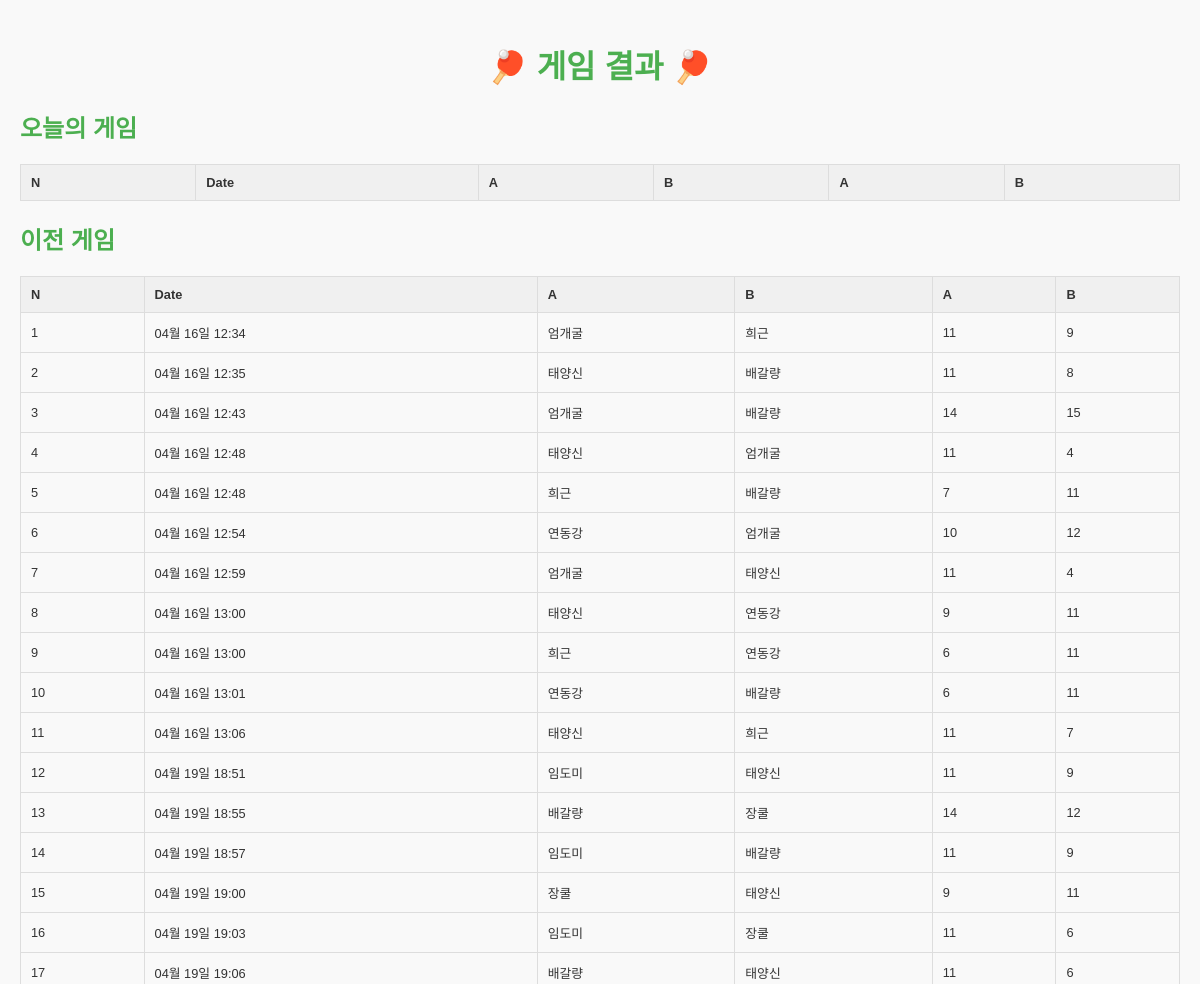
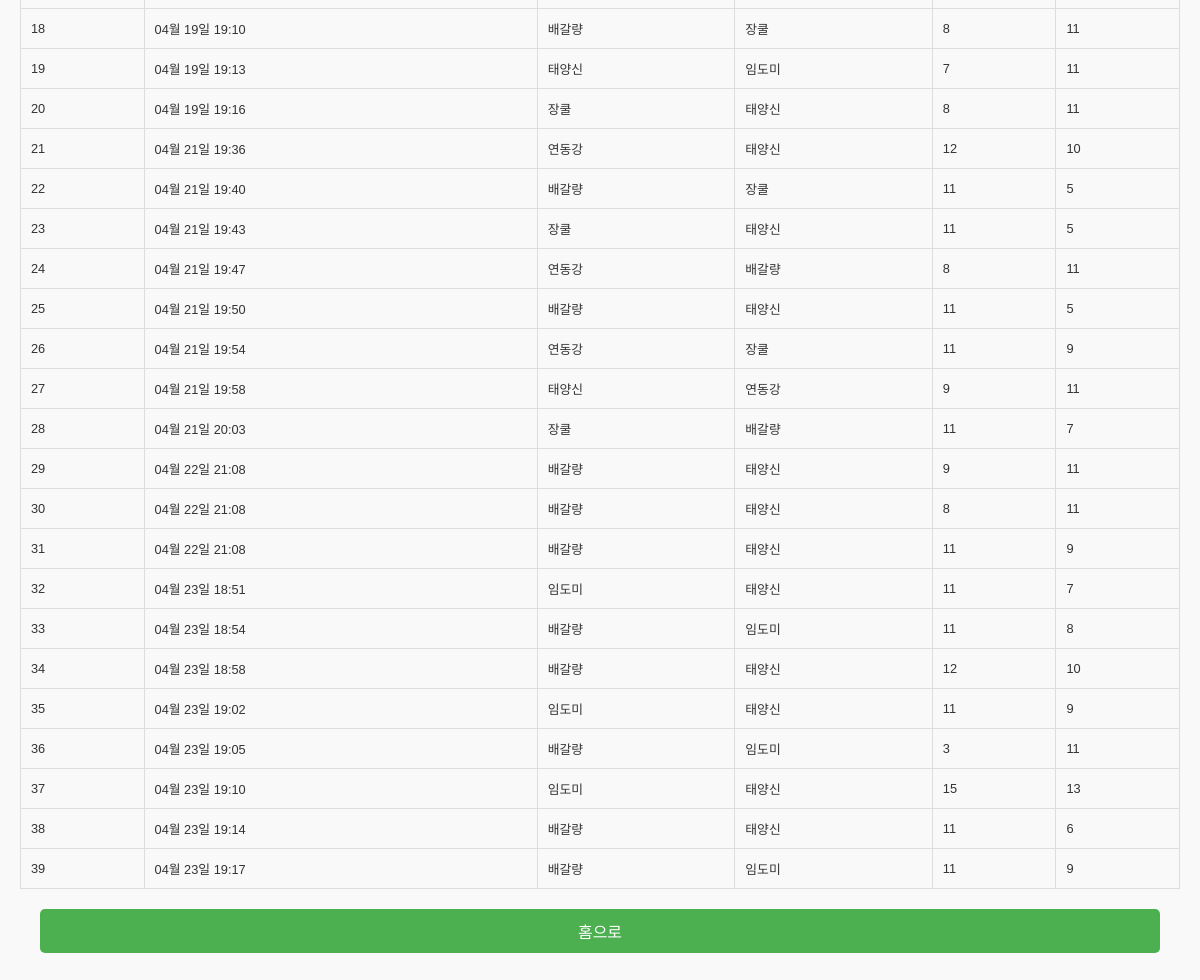
The app's page /resultlist with its own data (2 pictures, top to bottom).
### myapp/models.py (models this page shows, shortened)
class GameResult(models.Model):
    game_number = models.AutoField(primary_key=True)
    datetime = models.DateTimeField()
    player_a = models.ForeignKey(User, on_delete=models.CASCADE, related_name='games_as_player_a')
    player_b = models.ForeignKey(User, on_delete=models.CASCADE, related_name='games_as_player_b')
    score_a = models.IntegerField()
    score_b = models.IntegerField()

class User(models.Model):
    name = models.CharField(max_length=5)
    wins = models.IntegerField(default=0)
    draws = models.IntegerField(default=0)
    losses = models.IntegerField(default=0)

### myapp/views.py (the view)
# urls.py: path('resultlist', views.resultlist, name='resultlist'),
def resultlist(request):
    today = timezone.localtime(timezone.now()).date()
    todays_games = GameResult.objects.filter(datetime__date=today)
    past_games = GameResult.objects.filter(datetime__date__lt=today)
    return render(request, 'resultlist.html', {'todays_games':todays_games, 'past_games':past_games})

### myapp/templates/resultlist.html (shortened to what this page needs)
{% load static %}
<!DOCTYPE html>
<html lang="en">
  <head>
    <link rel="stylesheet" href="{% static 'myapp/css/resultlist.css' %}" />
  </head>
  <body>
    <header>
      <h1>🏓 게임 결과 🏓</h1>
    </header>
    <section>
      <h2>오늘의 게임</h2>
      <table border="1">
        <tr>
          <th>N</th>
          <th>Date</th>
          <th>A</th>
          <th>B</th>
          <th>A</th>
          <th>B</th>
        </tr>
      </table>
    </section>
    <section>
      <h2>이전 게임</h2>
      <table border="1">
        <tr>
          <th>N</th>
          <th>Date</th>
          <th>A</th>
          <th>B</th>
          <th>A</th>
          <th>B</th>
        </tr>
        {% for result in past_games %}
        <tr>
          <td>{{ forloop.counter }}</td>
          <td>{{ result.datetime|date:"m월 d일 H:i" }}</td>
          <td>{{ result.player_a.name }}</td>
          <td>{{ result.player_b.name }}</td>
          <td>{{ result.score_a }}</td>
          <td>{{ result.score_b }}</td>
        </tr>
        {% endfor %}
      </table>
    </section>
    <a href="{% url 'home' %}">홈으로</a>
  </body>
</html>

### myapp/static/myapp/css/resultlist.css (style rules this page uses)
body { font-family: "Arial", sans-serif; background-color: #f9f9f9; color: #333; margin: 0; padding: 20px; }
header h1 { text-align: center; color: #4caf50; animation: shake 0.5s infinite; }
section h2 { margin-top: 20px; color: #4caf50; }
table { width: 100%; border-collapse: collapse; margin: 20px 0; font-size: 0.8rem; }
th, td { border: 1px solid #ddd; padding: 10px; text-align: left; }
th { background-color: #f0f0f0; }
a { display: block; text-align: center; margin: 20px; background-color: #4caf50; color: white; padding: 10px; text-decoration: none; border-radius: 5px; }

### records on screen
GameResult: datetime "04월 16일 12:34", player_a.name "엄개굴", player_b.name "희근", score_a "11", score_b "9"
GameResult: datetime "04월 16일 12:35", player_a.name "태양신", player_b.name "배갈량", score_a "11", score_b "8"
GameResult: datetime "04월 16일 12:43", player_a.name "엄개굴", player_b.name "배갈량", score_a "14", score_b "15"
GameResult: datetime "04월 16일 12:48", player_a.name "태양신", player_b.name "엄개굴", score_a "11", score_b "4"
GameResult: datetime "04월 16일 12:48", player_a.name "희근", player_b.name "배갈량", score_a "7", score_b "11"
GameResult: datetime "04월 16일 12:54", player_a.name "연동강", player_b.name "엄개굴", score_a "10", score_b "12"
GameResult: datetime "04월 16일 12:59", player_a.name "엄개굴", player_b.name "태양신", score_a "11", score_b "4"
GameResult: datetime "04월 16일 13:00", player_a.name "태양신", player_b.name "연동강", score_a "9", score_b "11"
GameResult: datetime "04월 16일 13:00", player_a.name "희근", player_b.name "연동강", score_a "6", score_b "11"
GameResult: datetime "04월 16일 13:01", player_a.name "연동강", player_b.name "배갈량", score_a "6", score_b "11"
GameResult: datetime "04월 16일 13:06", player_a.name "태양신", player_b.name "희근", score_a "11", score_b "7"
GameResult: datetime "04월 19일 18:51", player_a.name "임도미", player_b.name "태양신", score_a "11", score_b "9"
GameResult: datetime "04월 19일 18:55", player_a.name "배갈량", player_b.name "장쿨", score_a "14", score_b "12"
GameResult: datetime "04월 19일 18:57", player_a.name "임도미", player_b.name "배갈량", score_a "11", score_b "9"
GameResult: datetime "04월 19일 19:00", player_a.name "장쿨", player_b.name "태양신", score_a "9", score_b "11"
GameResult: datetime "04월 19일 19:03", player_a.name "임도미", player_b.name "장쿨", score_a "11", score_b "6"
GameResult: datetime "04월 19일 19:06", player_a.name "배갈량", player_b.name "태양신", score_a "11", score_b "6"
GameResult: datetime "04월 19일 19:10", player_a.name "배갈량", player_b.name "장쿨", score_a "8", score_b "11"
GameResult: datetime "04월 19일 19:13", player_a.name "태양신", player_b.name "임도미", score_a "7", score_b "11"
GameResult: datetime "04월 19일 19:16", player_a.name "장쿨", player_b.name "태양신", score_a "8", score_b "11"
GameResult: datetime "04월 21일 19:36", player_a.name "연동강", player_b.name "태양신", score_a "12", score_b "10"
GameResult: datetime "04월 21일 19:40", player_a.name "배갈량", player_b.name "장쿨", score_a "11", score_b "5"
GameResult: datetime "04월 21일 19:43", player_a.name "장쿨", player_b.name "태양신", score_a "11", score_b "5"
GameResult: datetime "04월 21일 19:47", player_a.name "연동강", player_b.name "배갈량", score_a "8", score_b "11"
GameResult: datetime "04월 21일 19:50", player_a.name "배갈량", player_b.name "태양신", score_a "11", score_b "5"
GameResult: datetime "04월 21일 19:54", player_a.name "연동강", player_b.name "장쿨", score_a "11", score_b "9"
GameResult: datetime "04월 21일 19:58", player_a.name "태양신", player_b.name "연동강", score_a "9", score_b "11"
GameResult: datetime "04월 21일 20:03", player_a.name "장쿨", player_b.name "배갈량", score_a "11", score_b "7"
GameResult: datetime "04월 22일 21:08", player_a.name "배갈량", player_b.name "태양신", score_a "9", score_b "11"
GameResult: datetime "04월 22일 21:08", player_a.name "배갈량", player_b.name "태양신", score_a "8", score_b "11"
GameResult: datetime "04월 22일 21:08", player_a.name "배갈량", player_b.name "태양신", score_a "11", score_b "9"
GameResult: datetime "04월 23일 18:51", player_a.name "임도미", player_b.name "태양신", score_a "11", score_b "7"
GameResult: datetime "04월 23일 18:54", player_a.name "배갈량", player_b.name "임도미", score_a "11", score_b "8"
GameResult: datetime "04월 23일 18:58", player_a.name "배갈량", player_b.name "태양신", score_a "12", score_b "10"
GameResult: datetime "04월 23일 19:02", player_a.name "임도미", player_b.name "태양신", score_a "11", score_b "9"
GameResult: datetime "04월 23일 19:05", player_a.name "배갈량", player_b.name "임도미", score_a "3", score_b "11"
GameResult: datetime "04월 23일 19:10", player_a.name "임도미", player_b.name "태양신", score_a "15", score_b "13"
GameResult: datetime "04월 23일 19:14", player_a.name "배갈량", player_b.name "태양신", score_a "11", score_b "6"
GameResult: datetime "04월 23일 19:17", player_a.name "배갈량", player_b.name "임도미", score_a "11", score_b "9"
